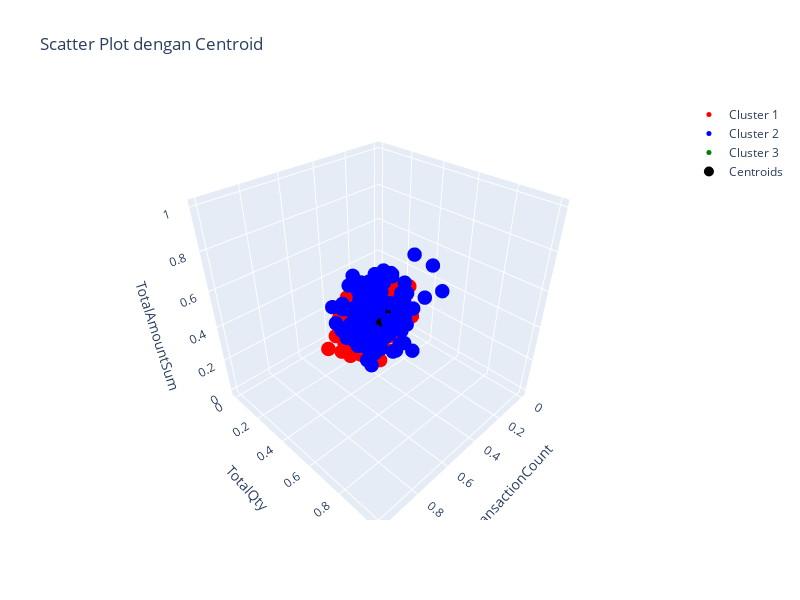

Notebook code cell kept with this figure:
### Code cell
import plotly.graph_objects as go
import numpy as np

centroids = kmeans.cluster_centers_
cluster_colors = ['red', 'blue', 'green']  # Warna untuk setiap kluster

fig = go.Figure()

# Scatter plot for data points in each cluster
for cluster in range(3):
    fig.add_trace(go.Scatter3d(
        x=X[labels == cluster, 0], y=X[labels == cluster, 1], z=X[labels == cluster, 2], mode='markers',
        marker=dict(size=5, color=cluster_colors[cluster]),
        name=f'Cluster {cluster + 1}'
    ))

# Scatter plot for centroids
fig.add_trace(go.Scatter3d(
    x=centroids[:, 0], y=centroids[:, 1], z=centroids[:, 2], mode='markers',
    marker=dict(size=10, color='black'),
    name='Centroids'
))

fig.update_layout(
    scene=dict(
        xaxis=dict(title='TransactionCount'),
        yaxis=dict(title='TotalQty'),
        zaxis=dict(title='TotalAmountSum'),
    ),
    title='Scatter Plot dengan Centroid',
    width=800,  
    height=600 
)

fig.show()
